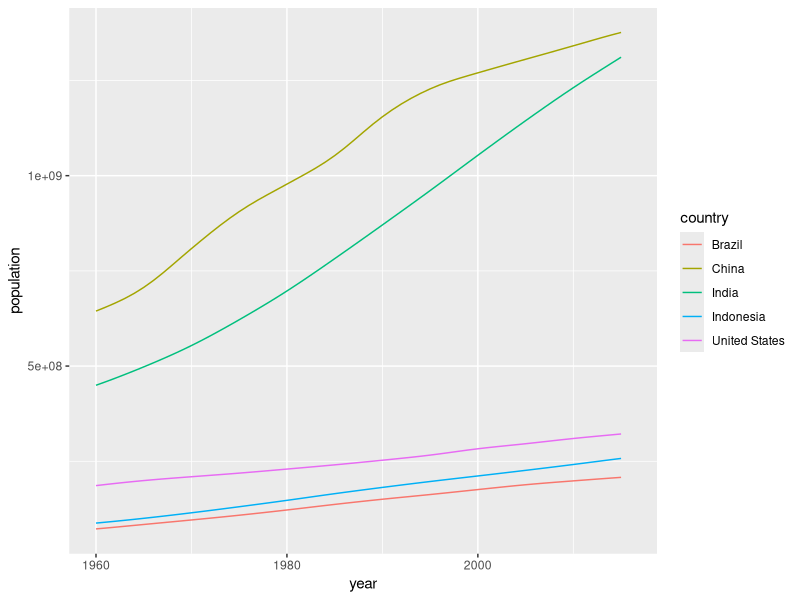
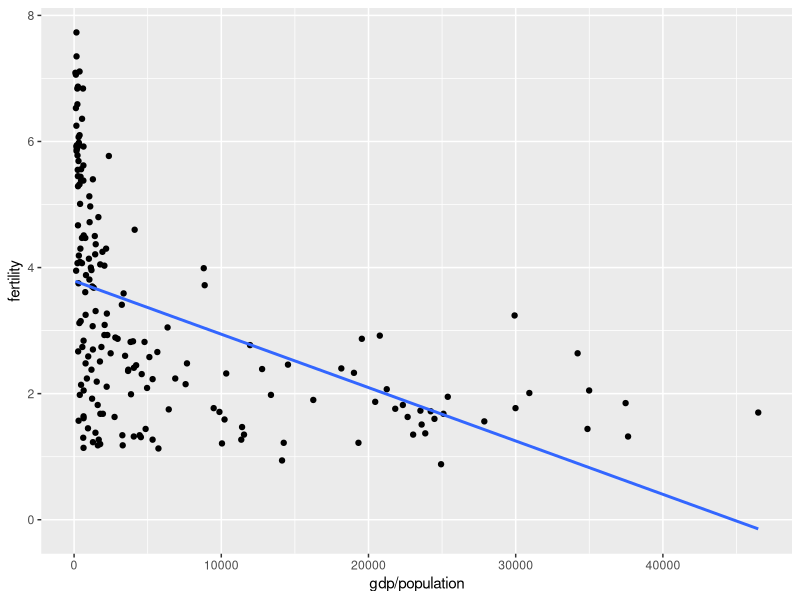
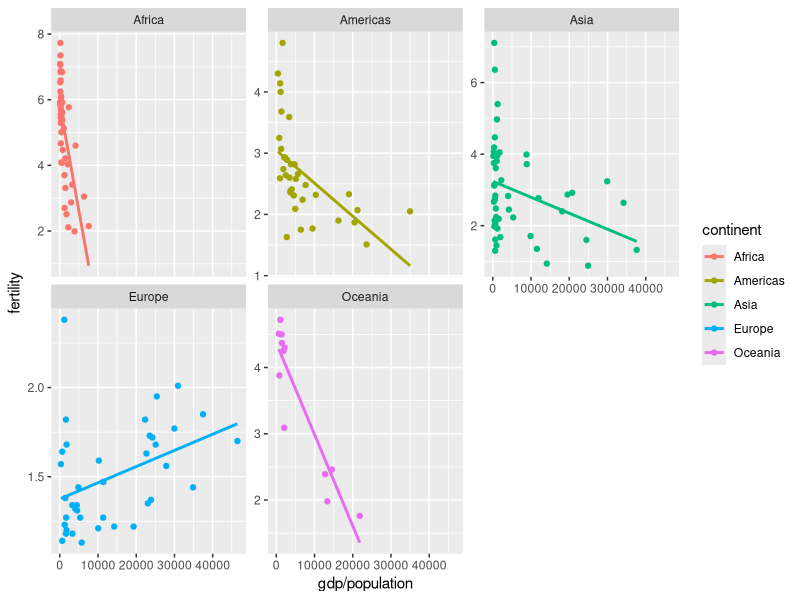
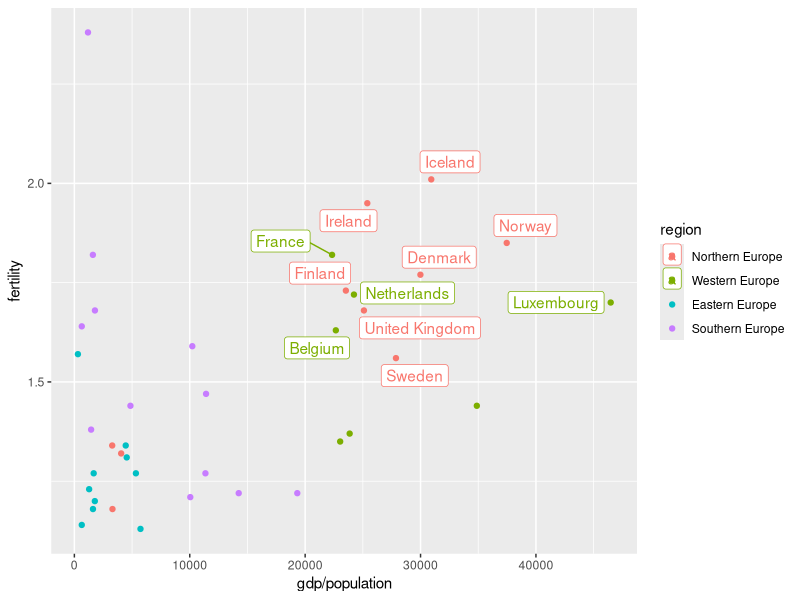
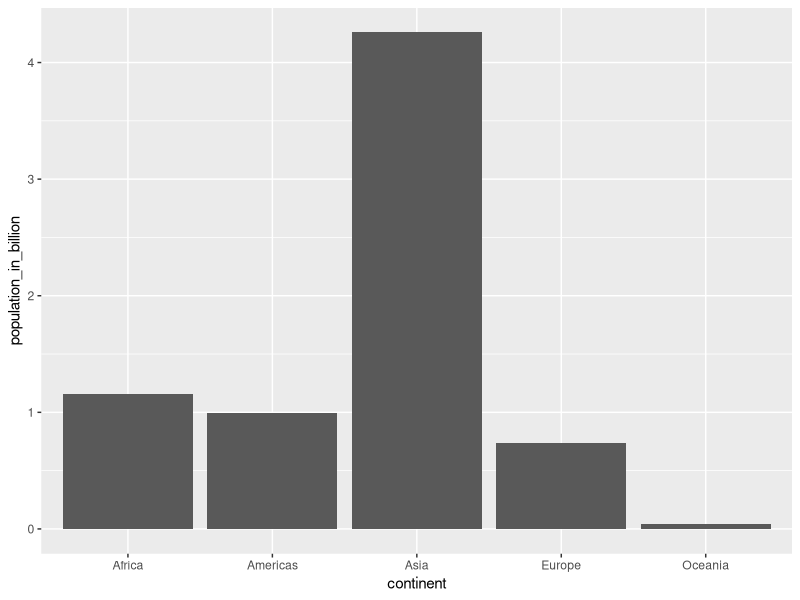
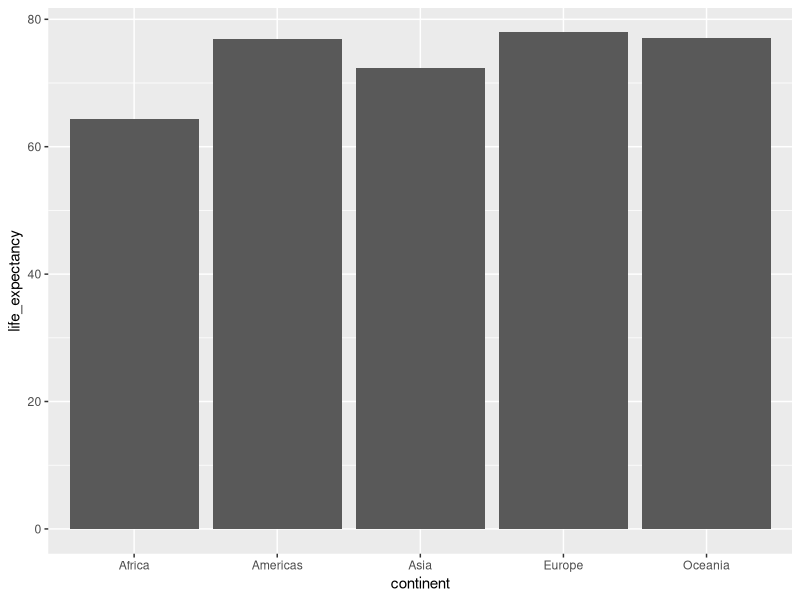
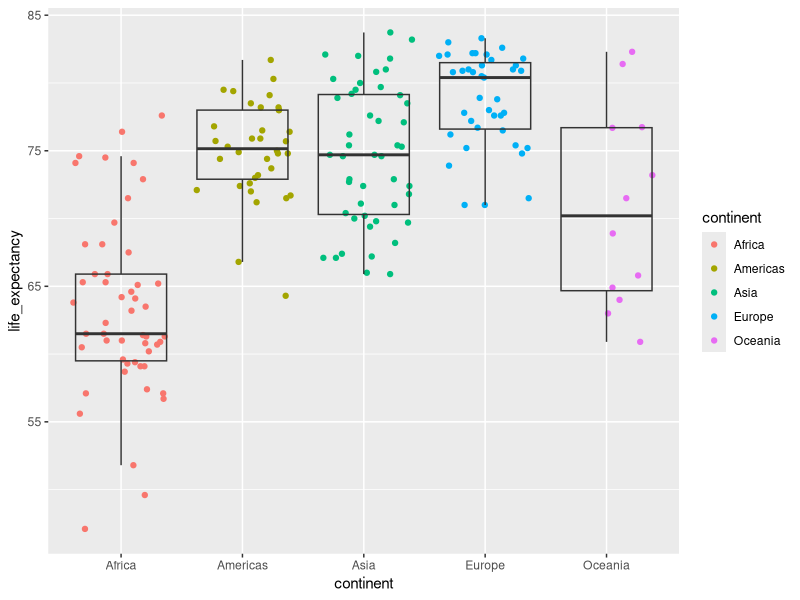
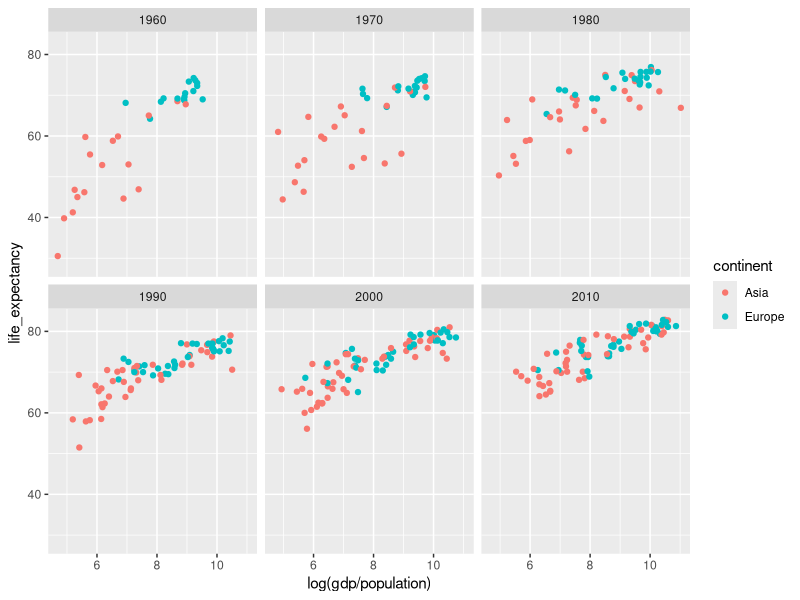

The R script that drew these images, in order:
## ---- chunk 1
library(tidyverse)
library(dslabs) #install.packages("dslabs")

# After you have loaded the dslabs package, you can access the data stored in `gapminder`. Let's look at the top 5 lines 
gapminder %>% as_tibble() %>% 
  head(5)

## ---- chunk 2
gapminder %>%
  mutate(group=ifelse(continent=="Europe" | region=="Northern America","West","Rest"))
  head(5)
## ---- chunk 3
# Extract a vector with the 5 countries with the largest population size
top5_countries <- gapminder %>%
  filter(year == 2015) %>% 
  arrange(-population) %>% 
  select(country) %>% 
  head(5) %>% 
  pull()

gapminder %>% 
  filter(country %in% top5_countries) %>% 
  ggplot() +
  geom_line(mapping = aes(x = year, y = population, color = country))

## ---- chunk 4
gapminder %>%
  filter(year==2015, country %in% c("Turkey", "Poland", "South Korea", "Russia", "Vietnam", "South Africa")) %>%
  arrange(infant_mortality) %>%
  select(country, infant_mortality) %>% 
  knitr::kable()
## ---- chunk 5
gapminder %>%
  filter(year==2000) %>%
  ggplot(aes(y=fertility, x=gdp/population)) +
  geom_point() +
  geom_smooth(se=F, method = "lm")
## ---- chunk 6
gapminder %>%
  filter(year==2000) %>%
  ggplot(aes(y=fertility, x=gdp/population, color=continent)) +
  geom_point() +
  geom_smooth(se=F, method = "lm") +
  facet_wrap(~continent, scales = "free_y")
## ---- chunk 7
eu_2000 <- gapminder %>%
  filter(year==2000, continent == "Europe") 
eu_2000 %>%
  filter(fertility > 1.5, gdp/population > 20000) %>%
  ggplot(aes(y=fertility, x=gdp/population, color=region)) +
  ggrepel::geom_label_repel(aes(label=country)) +
  geom_point(data=eu_2000)
## ---- chunk 8
gapminder %>%
  filter(year==2015) %>%
  group_by(continent) %>%
  summarize(population_in_billion=sum(population)/10^9) %>%
  ggplot(aes(x=continent, y=population_in_billion)) +
  geom_col()
## ---- chunk 9
gapminder %>%
  filter(year==2015) %>%
  summarize(life_expectancy=sum(life_expectancy*population)/sum(population))
## ---- chunk 10
gapminder %>%
  filter(year==2015) %>%
  group_by(continent) %>%
  summarize(life_expectancy=sum(life_expectancy*population)/sum(population)) %>%
  ggplot(aes(x=continent, y=life_expectancy)) +
  geom_col()

gapminder %>%
  filter(year==2015) %>%
  ggplot(aes(x=continent, y=life_expectancy)) +
  geom_jitter(aes(color=continent),height = 0) +
  geom_boxplot(alpha=0, outlier.alpha = 0)
## ---- chunk 11
years <- c(1960, 1970, 1980, 1990, 2000, 2010)
continents <- c("Europe", "Asia")
gapminder %>% 
  filter(year %in% years & continent %in% continents) %>%
  ggplot(aes(log(gdp/population), life_expectancy, col = continent)) +
  geom_point() +
  facet_wrap(~year) 

gapminder %>% 
  filter(continent %in% continents) %>%
  ggplot(aes(x=year, y=life_expectancy, group=country)) +
  geom_line()+
  facet_wrap(~continent) 

gapminder %>% 
  filter(year %in% c(1960, 2010)) %>%
  ggplot(aes(x=life_expectancy, fill=continent)) +
  geom_density(alpha=0.5)+
  facet_wrap(~year, nrow=2) 

gapminder %>% 
  filter(year %in% c(1960, 2010)) %>%
  ggplot(aes(x=log(gdp/population), fill=continent)) +
  geom_density(alpha=0.5)+
  facet_wrap(~year, nrow=2) 

gapminder %>% 
  filter(year %in% c(1960, 2010)) %>%
  ggplot(aes(continent, log(gdp/population), fill = as.character(year))) +
  geom_boxplot()
